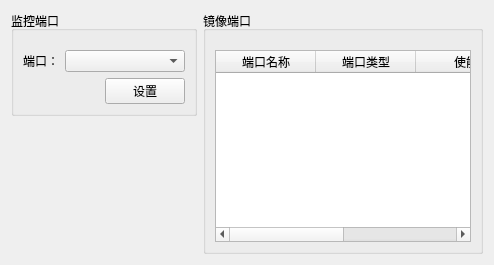
      <widget class="QWidget" name="tab_2">
       <attribute name="title">
        <string>端口镜像</string>
       </attribute>
       <layout class="QGridLayout" name="gridLayout_21">
        <item row="0" column="0">
         <layout class="QHBoxLayout" name="horizontalLayout_16" stretch="0,1">
          <item>
           <layout class="QVBoxLayout" name="verticalLayout">
            <item>
             <widget class="QGroupBox" name="groupBox">
              <property name="maximumSize">
               <size>
                <width>200</width>
                <height>16777215</height>
               </size>
              </property>
              <property name="title">
               <string>监控端口</string>
              </property>
              <layout class="QGridLayout" name="gridLayout_19">
               <item row="1" column="0">
                <layout class="QGridLayout" name="gridLayout_4">
                 <item row="0" column="0">
                  <widget class="QLabel" name="label_2">
                   <property name="text">
                    <string>端口：</string>
                   </property>
                  </widget>
                 </item>
                 <item row="0" column="1">
                  <widget class="QComboBox" name="cBoxAllPort"/>
                 </item>
                 <item row="1" column="1">
                  <layout class="QHBoxLayout" name="horizontalLayout_13">
                   <item>
                    <spacer name="horizontalSpacer_12">
                     <property name="orientation">
                      <enum>Qt::Horizontal</enum>
                     </property>
                     <property name="sizeHint" stdset="0">
                      <size>
                       <width>40</width>
                       <height>20</height>
                      </size>
                     </property>
                    </spacer>
                   </item>
                   <item>
                    <widget class="QPushButton" name="BtnSetMonitorPort">
                     <property name="text">
                      <string>设置</string>
                     </property>
                    </widget>
                   </item>
                  </layout>
                 </item>
                </layout>
               </item>
               <item row="0" column="0">
                <spacer name="horizontalSpacer_13">
                 <property name="orientation">
                  <enum>Qt::Horizontal</enum>
                 </property>
                 <property name="sizeHint" stdset="0">
                  <size>
                   <width>40</width>
                   <height>10</height>
                  </size>
                 </property>
                </spacer>
               </item>
              </layout>
             </widget>
            </item>
            <item>
             <spacer name="verticalSpacer_3">
              <property name="orientation">
               <enum>Qt::Vertical</enum>
              </property>
              <property name="sizeHint" stdset="0">
               <size>
                <width>20</width>
                <height>40</height>
               </size>
              </property>
             </spacer>
            </item>
           </layout>
          </item>
          <item>
           <widget class="QGroupBox" name="groupBoxMirrorPort">
            <property name="title">
             <string>镜像端口</string>
            </property>
            <layout class="QGridLayout" name="gridLayout_3">
             <item row="1" column="0">
              <widget class="MirrorPortTableWidget" name="tableWidgetMirrorPort">
               <column>
                <property name="text">
                 <string>端口名称</string>
                </property>
               </column>
               <column>
                <property name="text">
                 <string>端口类型</string>
                </property>
               </column>
               <column>
                <property name="text">
                 <string>使能</string>
                </property>
               </column>
               <column>
                <property name="text">
                 <string>监控方向</string>
                </property>
               </column>
              </widget>
             </item>
             <item row="0" column="0">
              <spacer name="horizontalSpacer_14">
               <property name="orientation">
                <enum>Qt::Horizontal</enum>
               </property>
               <property name="sizeHint" stdset="0">
                <size>
                 <width>40</width>
                 <height>10</height>
                </size>
               </property>
              </spacer>
             </item>
            </layout>
           </widget>
          </item>
         </layout>
        </item>
       </layout>
      </widget>
